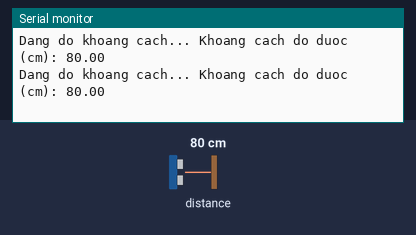
Recording of a sketch running on a simulated ESP32-S3. On the bench: the last lines printed to the serial monitor. The inputs (shaded band) are chosen by the test bench; at power-on: distance to the obstacle 80 cm.

Above: at 1.2 s.
1.3 s: distance to the obstacle set to 4 cm
At 1.57 s:
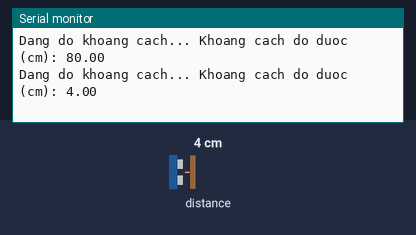
2.8 s: distance to the obstacle set to 2 cm
At 2.98 s:
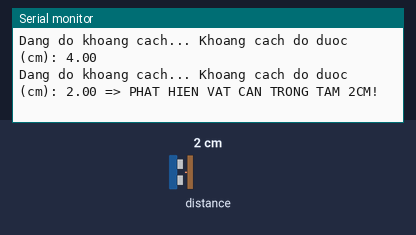

Measured:
- the behaviour switches between 3 and 2 cm on distance to the obstacle (found by bisection; images 1 and 2)
- after the input at 1.3 s, the serial monitor: prints a new line after 0.10 s (image 1)
- after the input at 2.8 s, the serial monitor: prints a new line at once (image 2)

The sketch:

test_vl53l0x.ino
```cpp
#include <Wire.h>
#include <Adafruit_VL53L0X.h>

// Cấu hình chân I2C cho ESP32-S3 (SDA: 21, SCL: 47)
#define I2C_SDA 21
#define I2C_SCL 47

Adafruit_VL53L0X lox = Adafruit_VL53L0X();

void setup() {
  Serial.begin(115200);

  // Đợi cho Serial khởi động xong
  while (!Serial) {
    delay(1);
  }

  Serial.println("=== BAT DAU TEST CAM BIEN GY-530 VL53L0X ===");

  // Khởi tạo giao tiếp I2C với chân SDA và SCL được cấu hình
  Wire.begin(I2C_SDA, I2C_SCL);

  // Khởi tạo cảm biến VL53L0X
  if (!lox.begin()) {
    Serial.println(F("LOI: Khong the khoi tao VL53L0X. Vui long kiem tra lai day noi (VCC, GND, SDA, SCL)!"));
    while(1);
  }

  Serial.println(F("VL53L0X da san sang!\n\n"));
}

void loop() {
  VL53L0X_RangingMeasurementData_t measure;

  Serial.print("Dang do khoang cach... ");

  // Thực hiện đo khoảng cách
  lox.rangingTest(&measure, false); // Để `true` nếu muốn in log debug của thư viện

  if (measure.RangeStatus != 4) {  // RangeStatus = 4 là lỗi out of range (ngoài tầm đo)
    float distance_cm = measure.RangeMilliMeter / 10.0;

    Serial.print("Khoang cach do duoc (cm): ");
    Serial.print(distance_cm);

    if (distance_cm <= 2.0) {
      Serial.println(" => PHAT HIEN VAT CAN TRONG TAM 2CM!");
    } else {
      Serial.println();
    }
  } else {
    Serial.println("Ngoai tam do (Out of range) hoac khong co vat can");
  }

  delay(200); // Chờ 200ms trước khi đo lại
}
```
